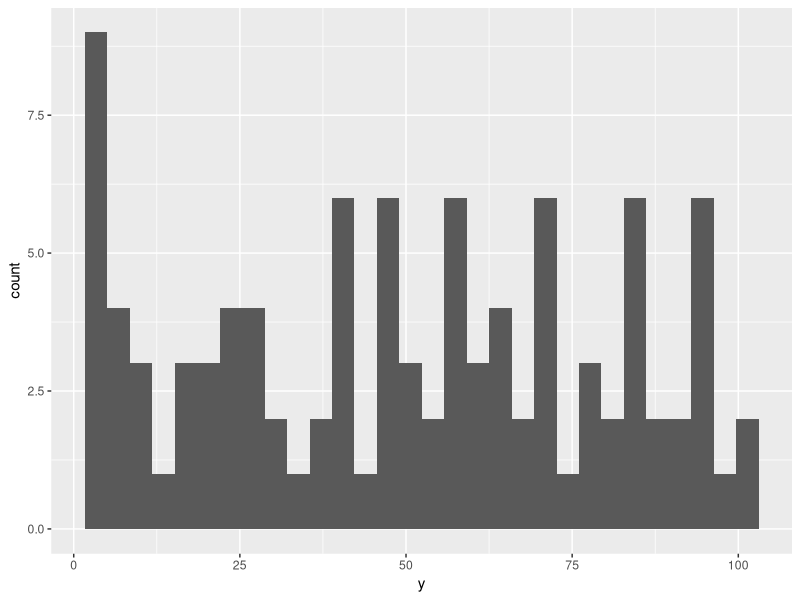
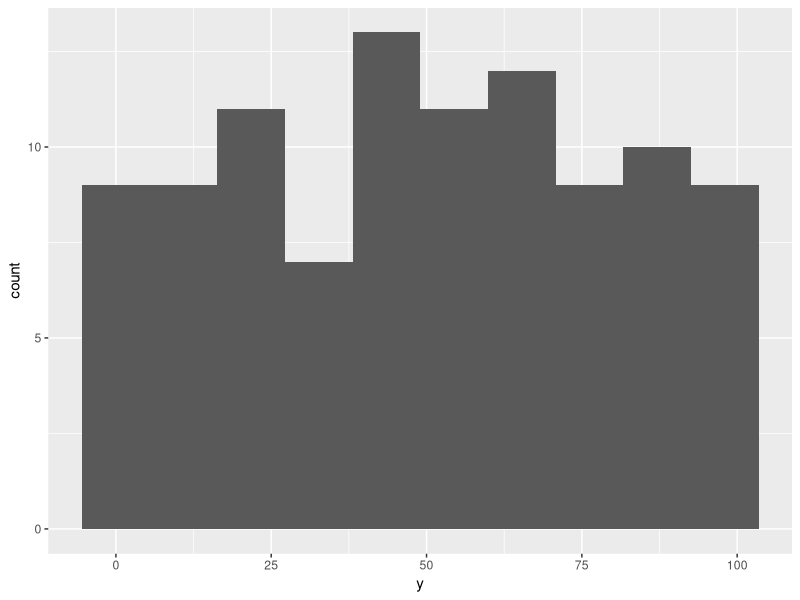
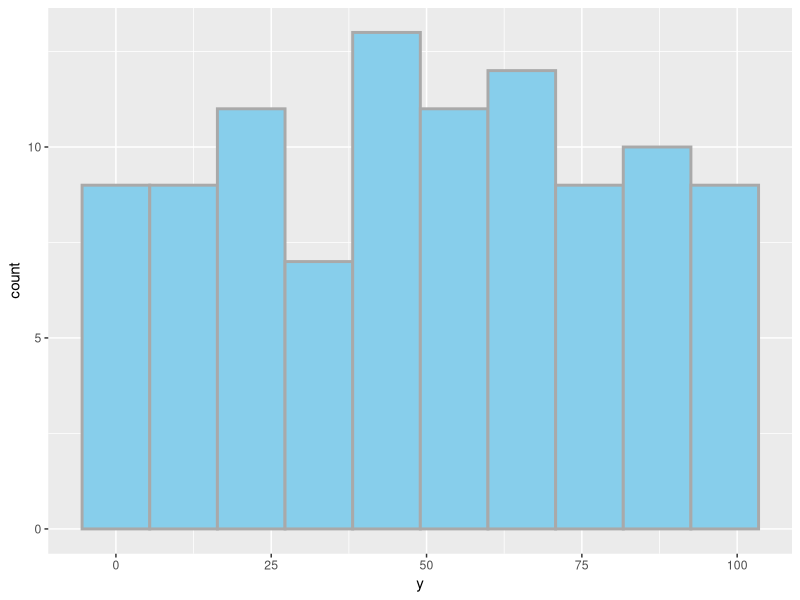
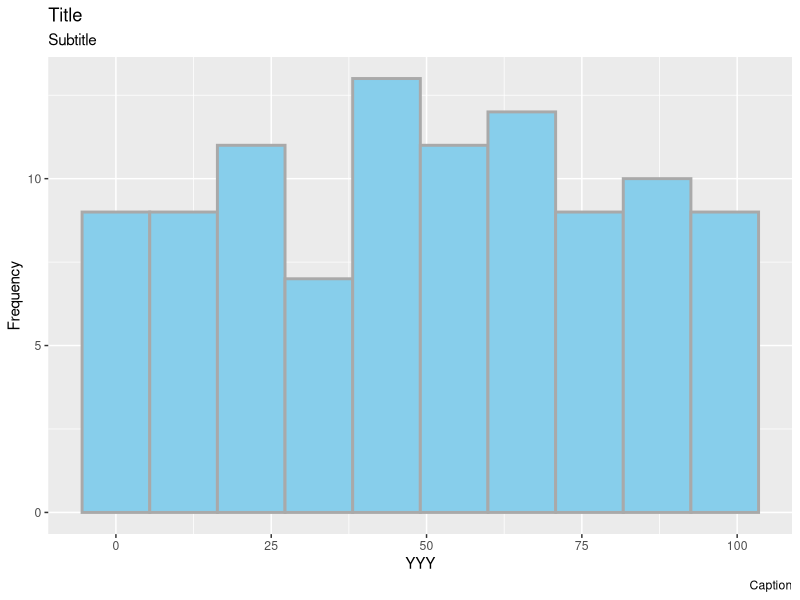
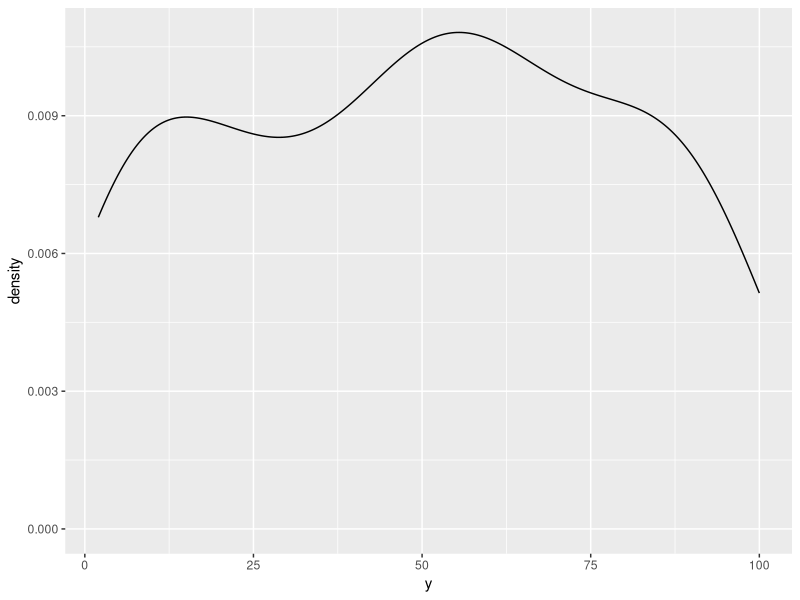
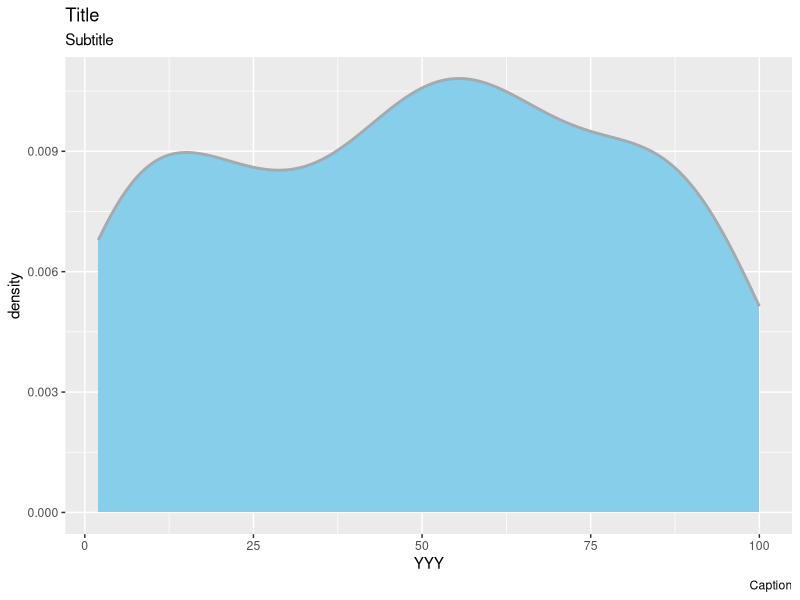
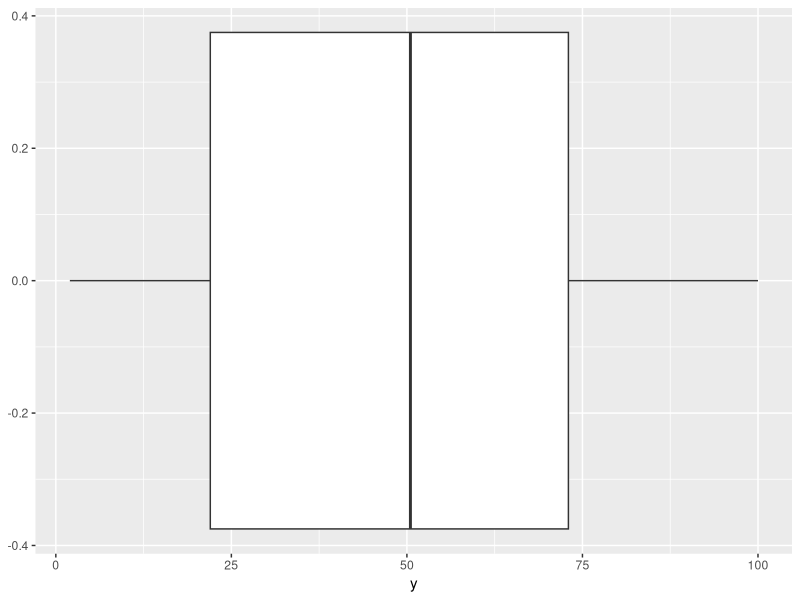
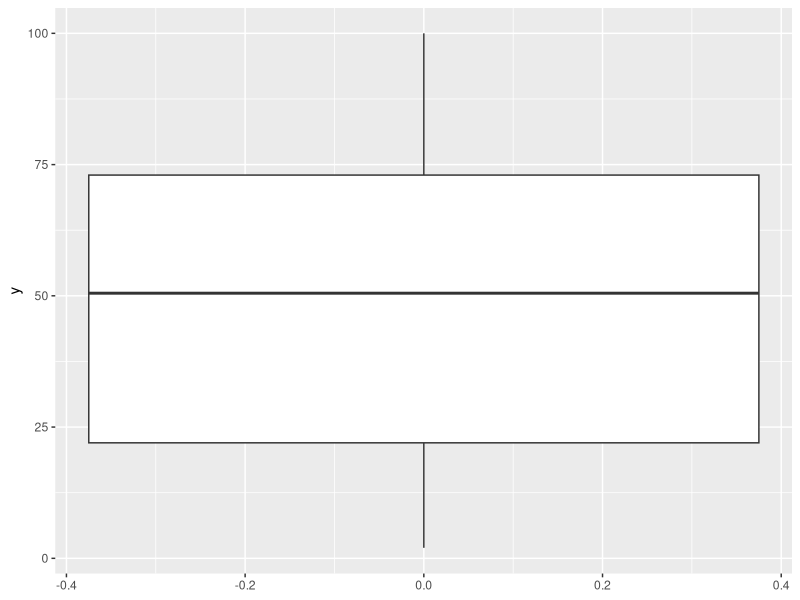

These charts were generated, in order, by the following R code: (Note: this script raises an error after producing the figures.)
# Data

y <- sort(sample(1:100, 100, replace=T, set.seed(1234)))
f <- sample(factor(c("a", "b", "c")), 100, replace=T, set.seed(1234))

(df <- data.frame(y, f))

library(ggplot2)

# Numeric

ggplot(df, aes(x=y)) +
  geom_histogram()

ggplot(df, aes(x=y)) +
  geom_histogram(bins=10)

ggplot(df, aes(x=y)) +
  geom_histogram(bins=10, fill="skyblue", color="darkgrey", size=1)

ggplot(df, aes(x=y)) +
  geom_histogram(bins=10, fill="skyblue", color="darkgrey", size=1) +
  labs(x="YYY", y="Frequency",
       title="Title", subtitle="Subtitle", caption="Caption")

ggplot(df, aes(x=y)) +
  geom_density()

ggplot(df, aes(x=y)) +
  geom_density(fill="skyblue", color="darkgrey", size=1) +
  labs(x="YYY",
       title="Title", subtitle="Subtitle", caption="Caption")

ggplot(df, aes(x=y)) +
  geom_boxplot()

ggplot(df, aes(y=y)) +
  geom_boxplot()

ggplot(df, aes(y=y)) +
  geom_boxplot(fill="skyblue", color="darkgrey", size=1) +
  labs(y="YYY",
       title="Title", subtitle="Subtitle", caption="Caption")

ggplot(df, aes(y=y)) +
  geom_boxplot(fill="skyblue", color="darkgrey", size=1, notch=T) +
  labs(y="YYY",
       title="Title", subtitle="Subtitle", caption="Caption")

# Categorical

ggplot(df, aes(x=f)) +
  geom_bar()

ggplot(df, aes(x=f)) +
  geom_bar(fill="skyblue", color="darkgrey", size=1) +
  labs(x="fff",
       title="Title", subtitle="Subtitle", caption="Caption")

ggplot(df, aes(x=f)) +
  geom_bar(stat="count", fill="skyblue", color="darkgrey", size=1) +
  labs(x="fff",
       title="Title", subtitle="Subtitle", caption="Caption")

(tb <- as.data.frame(table(df$f)))

ggplot(tb, aes(x=Var1, y=Freq)) +
  geom_bar(fill="skyblue", color="darkgrey", size=1) +
  labs(x="fff",
       title="Title", subtitle="Subtitle", caption="Caption")

ggplot(tb, aes(x=Var1, y=Freq)) +
  geom_col(fill="skyblue", color="darkgrey", size=1) +
  labs(x="fff",
       title="Title", subtitle="Subtitle", caption="Caption")

ggplot(tb, aes(x=Var1, y=Freq)) +
  geom_bar(stat="identity", fill="skyblue", color="darkgrey", size=1) +
  labs(x="fff",
       title="Title", subtitle="Subtitle", caption="Caption")

rm(list=ls())
